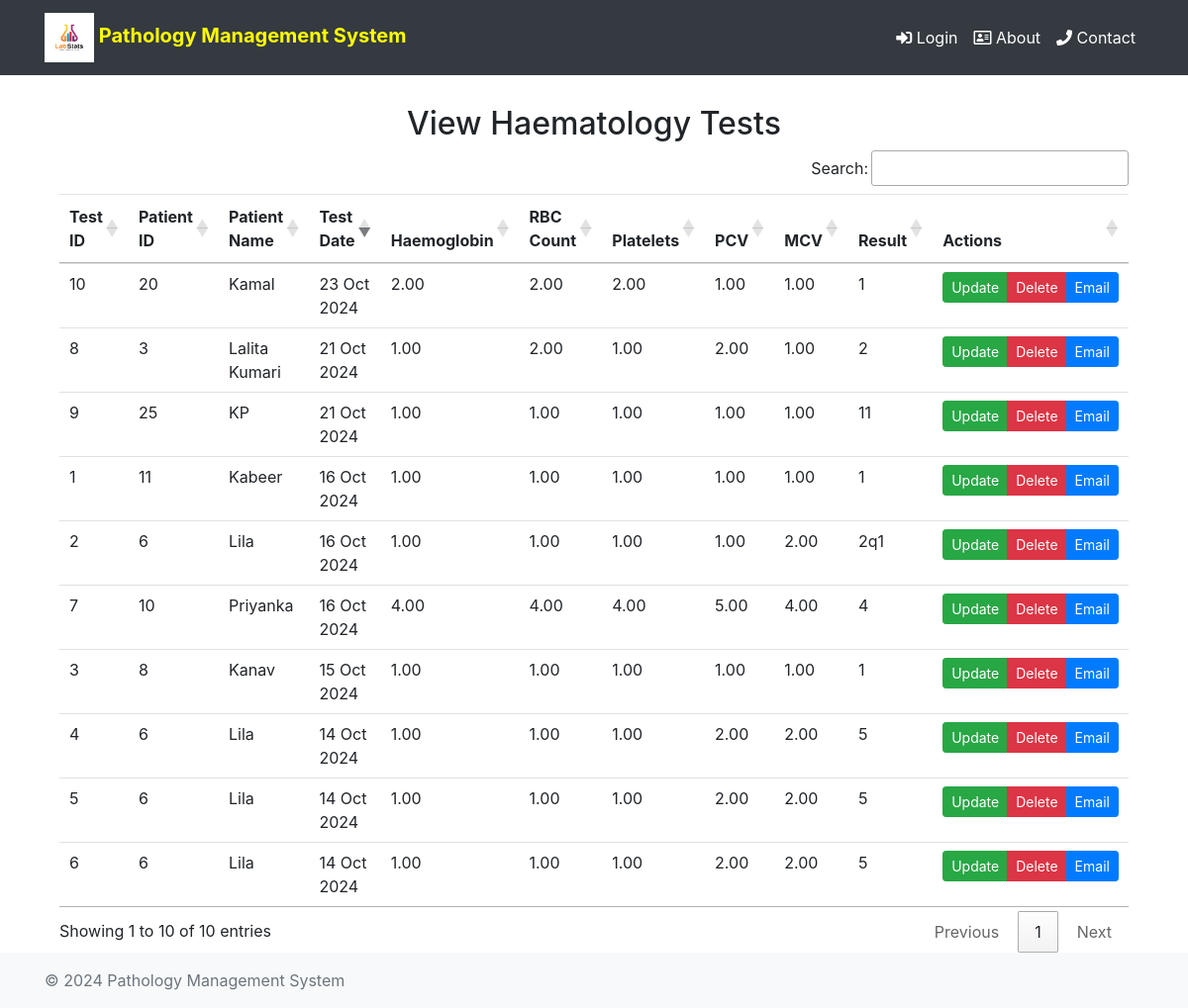
Screenshot of /viewhaematology/ with the database file from the repository.
### pathoapp/models.py (models this page shows, shortened)
class Haematology(models.Model):
    patient = models.ForeignKey(PatientMaster, on_delete=models.CASCADE)
    test_id = models.CharField(max_length=50, primary_key=True)  # Primary key for the test
    test_date = models.DateField(default=datetime.now)  # Automatically sets the current date
    haemoglobin = models.DecimalField(max_digits=5, decimal_places=2)
    rbc_count = models.DecimalField(max_digits=5, decimal_places=2)
    platelets = models.DecimalField(max_digits=5, decimal_places=2)
    pcv = models.DecimalField(max_digits=5, decimal_places=2)
    mcv = models.DecimalField(max_digits=5, decimal_places=2)
    mch = models.DecimalField(max_digits=5, decimal_places=2)
    mchc = models.DecimalField(max_digits=5, decimal_places=2)
    reticulocyte_count = models.DecimalField(max_digits=5, decimal_places=2)
    bleeding_time = models.DecimalField(max_digits=5, decimal_places=2)
    clotting_time = models.DecimalField(max_digits=5, decimal_places=2)
    eosinophil_exam = models.DecimalField(max_digits=5, decimal_places=2)
    sickling_exam = models.CharField(max_length=100)
    other_test = models.CharField(max_length=100)
    result = models.CharField(max_length=100)
    normal_value = models.CharField(max_length=100)
    remarks = models.CharField(max_length=100)
    patientname = models.CharField(max_length=100)
    age = models.IntegerField()
    gender = models.CharField(max_length=10)
    mobile = models.CharField(max_length=15)
    email = models.EmailField()

class PatientMaster(models.Model):
    patientid = models.IntegerField(primary_key=True)
    patientname = models.CharField(max_length=100)  # Renamed 'name' to 'patientname'
    recondate = models.DateField()  # Recommended date for the patient
    age = models.IntegerField()
    GENDER_CHOICES = [
        ('MALE', 'Male'),
        ('FEMALE', 'Female'),
        ('OTHER', 'Other'),
    ]
    gender = models.CharField(max_length=10, choices=GENDER_CHOICES, default='MALE')
    mobile = models.CharField(max_length=15)
    email = models.EmailField()
    address = models.CharField(max_length=255)
    refbydoctor = models.ForeignKey(Doctor, on_delete=models.SET_NULL, null=True, blank=True)

### pathoapp/views.py (the view)
# urls.py: path('viewhaematology/', views.viewhaematology, name='viewhaematology'),
def viewhaematology(request):
    haematology_tests = Haematology.objects.all()
    return render(request, 'viewhaematology.html', {
        'haematology_tests': haematology_tests
    })

### pathoapp/templates/viewhaematology.html (shortened to what this page needs)
{% extends "base.html" %}
{% load static %}
{% block content %}
<div class="container" style="margin-top:30px">
    <h2 class="text-center">View Haematology Tests</h2>
    <table id="haematologyTestsTable" class="table table-hover">
        <thead>
            <tr>
                <th>Test ID</th>
                <th>Patient ID</th>
                <th>Patient Name</th>
                <th>Test Date</th>
                <th>Haemoglobin</th>
                <th>RBC Count</th>
                <th>Platelets</th>
                <th>PCV</th>
                <th>MCV</th>
                <th>Result</th>
                <th>Actions</th>
            </tr>
        </thead>
        <tbody>
            {% for test in haematology_tests %}
            <tr>
                <td>{{ test.test_id }}</td>
                <td>{{ test.patient_id }}</td>
                <td>{{ test.patient.patientname }}</td>
                <td>{{ test.test_date|date:"d M Y" }}</td>
                <td>{{ test.haemoglobin }}</td>
                <td>{{ test.rbc_count }}</td>
                <td>{{ test.platelets }}</td>
                <td>{{ test.pcv }}</td>
                <td>{{ test.mcv }}</td>
                <td>{{ test.result }}</td>
                <td>
                    <div class="btn-group" role="group" aria-label="Actions">
                        <a href="{% url 'updatehaematology' test.test_id %}" class="btn btn-success btn-sm">Update</a>
                        <a href="#"
                            onclick="confirmDelete('{{ test.test_id }}'); return false;"
                            class="btn btn-danger btn-sm">Delete</a>
                        <a href="{% url 'send_pdf_via_email' %}" class="btn btn-primary btn-sm">Email</a>
                    </div>
                </td>
            </tr>
            {% endfor %}
        </tbody>
    </table>
</div>
{% endblock %}

### pathoapp/templates/base.html (shortened to what this page needs)
{% load static %}
<!DOCTYPE html>
<html lang="en">
<head>
    <link rel="stylesheet" href="https://maxcdn.bootstrapcdn.com/bootstrap/4.3.1/css/bootstrap.min.css">
    <link rel="stylesheet" href="https://use.fontawesome.com/releases/v5.6.3/css/all.css"
>
    <link rel="stylesheet" type="text/css" href="{% static 'css/mystyle.css' %}">
    <link rel="stylesheet" href="https://cdn.datatables.net/1.11.5/css/jquery.dataTables.min.css">
    <link rel="stylesheet" href="https://cdn.datatables.net/buttons/2.2.3/css/buttons.dataTables.min.css">
</head>
<body>
    <nav class="navbar navbar-expand-md bg-dark navbar-dark">
        <div class="container">
            <a class="navbar-brand" href="{% url 'home' %}">
                <img src="{% static 'images/navbarlogo.jpeg' %}" alt="Pathology Logo" width="50" height="50" >
                Pathology Management System
            </a>
            <div class="collapse navbar-collapse" id="collapsibleNavbar">
                <ul class="navbar-nav text-center ml-auto">
                    {% if user.is_authenticated %}
                        <li class="nav-item">
                            <a class="nav-link" href="#"><i class="fas fa-user"></i> Welcome, {{ user.username }}</a>
                        </li>
                        <li class="nav-item">
                            <a class="nav-link" href="{% url 'logout' %}"><i class="fas fa-sign-out-alt"></i> Logout</a>
                        </li>
                        <li class="nav-item">
                            <a class="nav-link" href="{% url 'password_change' %}"><i class="fas fa-key"></i> Change Password</a>
                        </li>
                    {% else %}
                        <li class="nav-item">
                            <a class="nav-link" href="{% url 'login' %}"><i class="fas fa-sign-in-alt"></i> Login</a>
                        </li>
                    {% endif %}
                    <li class="nav-item">
                        <a class="nav-link" href="{% url 'about' %}"><i class="far fa-address-card"></i> About</a>
                    </li>
                    <li class="nav-item">
                        <a class="nav-link" href="{% url 'contact' %}"><i class="fa fa-phone"></i> Contact</a>
                    </li>
                </ul>
            </div>
        </div>
    </nav>
    <div class="container" style="margin-top: 20px;">
        {% block content %}
        {% endblock %}
    </div>
    <footer class="footer mt-auto py-3 bg-light">
        <div class="container">
            <span class="text-muted">&copy; 2024 Pathology Management System</span>
        </div>
    </footer>
</body>
</html>

### pathoapp/static/css/mystyle.css (style rules this page uses)
.nav-link { color: white !important; }
.navbar-brand { color: yellow !important; font-weight: bold; }

### rows the page displays
Haematology: test_id "1", patient_id "11", patient.patientname "Kabeer", test_date "16 Oct 2024", haemoglobin "1.00", rbc_count "1.00", platelets "1.00", pcv "1.00", mcv "1.00", result "1"
Haematology: test_id "2", patient_id "6", patient.patientname "Lila", test_date "16 Oct 2024", haemoglobin "1.00", rbc_count "1.00", platelets "1.00", pcv "1.00", mcv "2.00", result "2q1"
Haematology: test_id "3", patient_id "8", patient.patientname "Kanav", test_date "15 Oct 2024", haemoglobin "1.00", rbc_count "1.00", platelets "1.00", pcv "1.00", mcv "1.00", result "1"
Haematology: test_id "4", patient_id "6", patient.patientname "Lila", test_date "14 Oct 2024", haemoglobin "1.00", rbc_count "1.00", platelets "1.00", pcv "2.00", mcv "2.00", result "5"
Haematology: test_id "5", patient_id "6", patient.patientname "Lila", test_date "14 Oct 2024", haemoglobin "1.00", rbc_count "1.00", platelets "1.00", pcv "2.00", mcv "2.00", result "5"
Haematology: test_id "6", patient_id "6", patient.patientname "Lila", test_date "14 Oct 2024", haemoglobin "1.00", rbc_count "1.00", platelets "1.00", pcv "2.00", mcv "2.00", result "5"
Haematology: test_id "7", patient_id "10", patient.patientname "Priyanka", test_date "16 Oct 2024", haemoglobin "4.00", rbc_count "4.00", platelets "4.00", pcv "5.00", mcv "4.00", result "4"
Haematology: test_id "8", patient_id "3", patient.patientname "Lalita Kumari", test_date "21 Oct 2024", haemoglobin "1.00", rbc_count "2.00", platelets "1.00", pcv "2.00", mcv "1.00", result "2"
Haematology: test_id "9", patient_id "25", patient.patientname "KP", test_date "21 Oct 2024", haemoglobin "1.00", rbc_count "1.00", platelets "1.00", pcv "1.00", mcv "1.00", result "11"
Haematology: test_id "10", patient_id "20", patient.patientname "Kamal", test_date "23 Oct 2024", haemoglobin "2.00", rbc_count "2.00", platelets "2.00", pcv "1.00", mcv "1.00", result "1"
